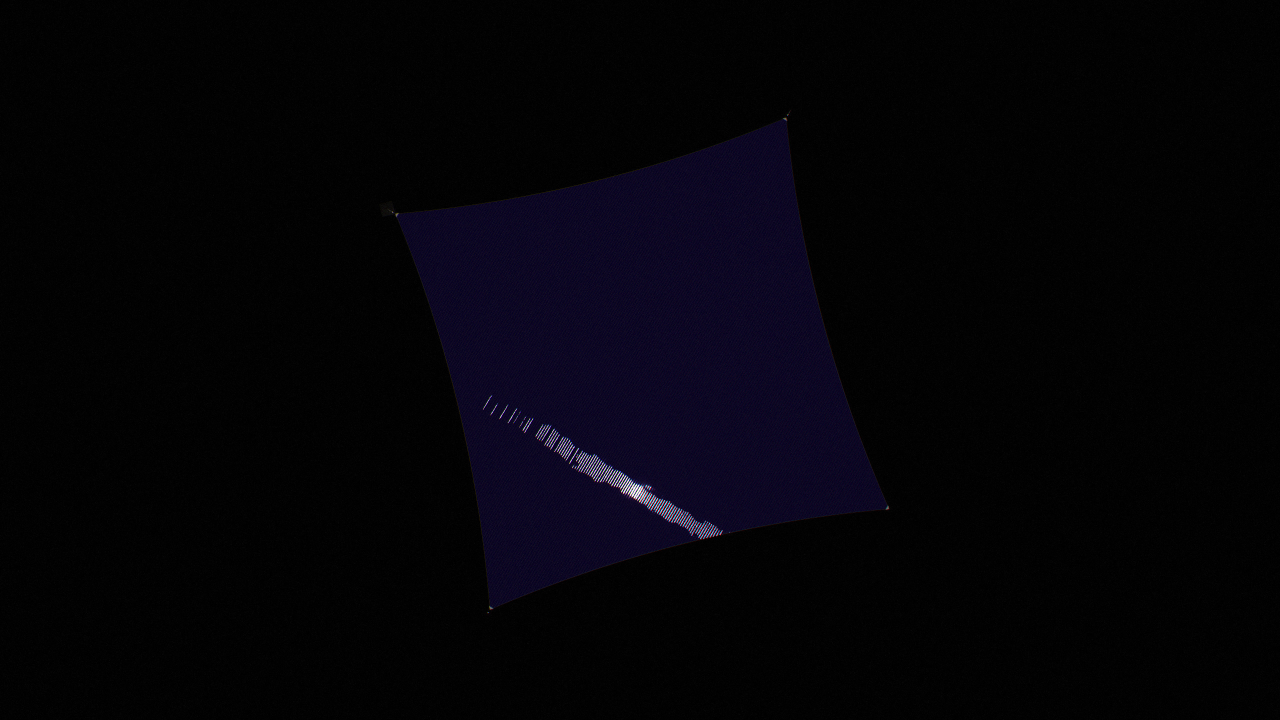
#> input picture og.jpg, 2560 x 1440 px (shown at 1/2 size)
$ python post.py ../og.jpg out.png
#> lines starting #> are read from the running program, lines starting #| are printed output that depends on the picture
"""Photographic finishing for Cycles renders: what a real camera adds and a renderer does not.

- natural vignetting (cos^4 falloff for the lens' field angle)
- lateral chromatic aberration (sub-pixel radial R/B scale difference)
- veiling glare: a faint wide halo around very bright pixels (lens/sensor scatter)
- sensor noise: shot noise that scales with sqrt(signal) plus a little read noise
Usage: python3 render/post.py in.png out.jpg [--fov 54] [--noise 1.0] [--quality 90]
Runs with system python (Pillow + numpy), not Blender.
"""
import sys
import argparse
import numpy as np
from PIL import Image, ImageFilter


def srgb_to_lin(x):
    return np.where(x <= 0.04045, x / 12.92, ((x + 0.055) / 1.055) ** 2.4)
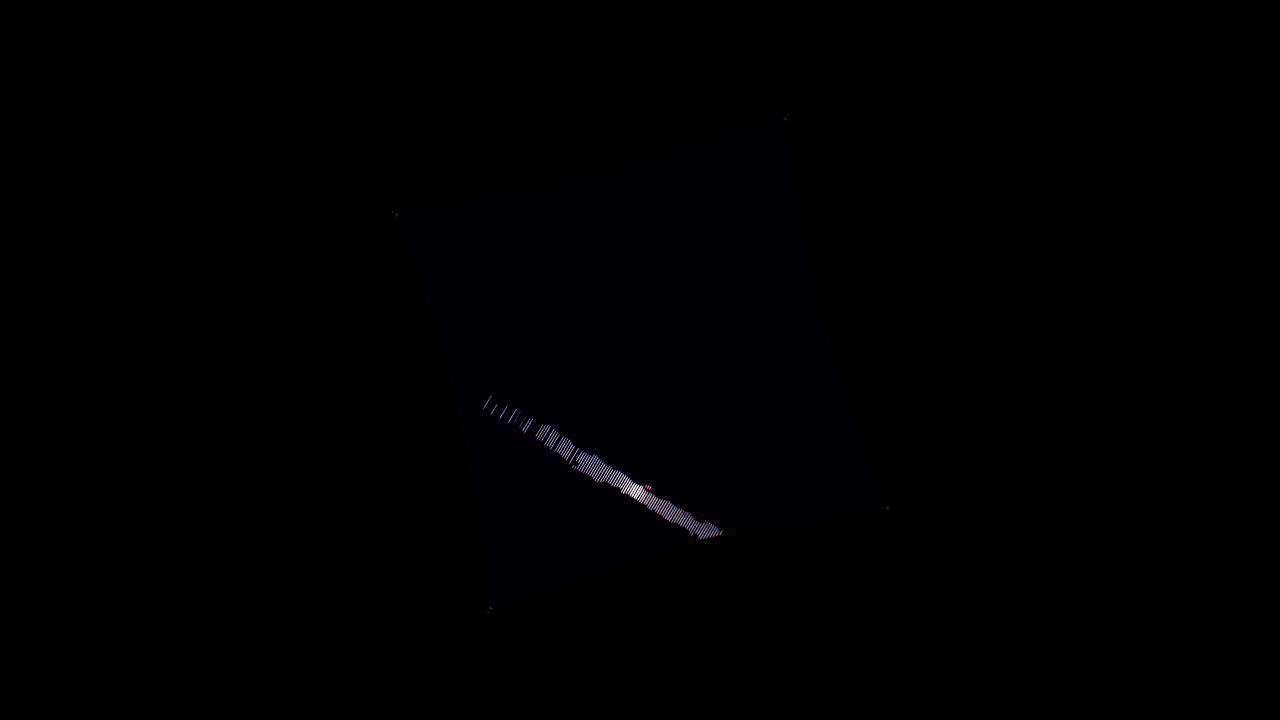
#> returned value: shape (1440, 2560, 3) float64 (shown at 1/2 size); mean of channels 0, 1, 2 0.00221, 0.00181, 0.00445; drawn as R, G, B


def lin_to_srgb(x):
    x = np.clip(x, 0, 1)
    return np.where(x <= 0.0031308, 12.92 * x, 1.055 * x ** (1 / 2.4) - 0.055)


def finish(img, fov_deg=54.0, noise=1.0, ca=0.6, glare=0.04, seed=1):
    a = np.asarray(img.convert('RGB'), dtype=np.float64) / 255.0
    lin = srgb_to_lin(a)
    h, w, _ = lin.shape
#> h = 1440; w = 2560
    yy, xx = np.mgrid[0:h, 0:w]
    cx, cy = (w - 1) / 2, (h - 1) / 2
#> cx = 1279.5; cy = 719.5
    r = np.hypot(xx - cx, yy - cy) / np.hypot(cx, cy)            # 0 centre .. 1 corner
    # lateral CA: red slightly larger, blue slightly smaller
    if ca:
        out = lin.copy()
        for ch, k in ((0, 1 + ca * 1e-3), (2, 1 - ca * 1e-3)):
            sx = cx + (xx - cx) / k
            sy = cy + (yy - cy) / k
            x0 = np.clip(sx.astype(int), 0, w - 1)
            y0 = np.clip(sy.astype(int), 0, h - 1)
            out[..., ch] = lin[y0, x0, ch]
        lin = out
    # veiling glare from highlights
    if glare:
        hi = np.clip(lin - 0.9, 0, None)
        if hi.max() > 0:
            g = Image.fromarray((np.clip(hi / hi.max(), 0, 1) * 255).astype(np.uint8))
            g = g.filter(ImageFilter.GaussianBlur(radius=w * 0.02))
            lin = lin + glare * hi.max() * (np.asarray(g, dtype=np.float64) / 255.0)
    # cos^4 vignetting for the half field angle at the corner
    half = np.radians(fov_deg / 2) * r
    lin = lin * (np.cos(half) ** 4)[..., None]
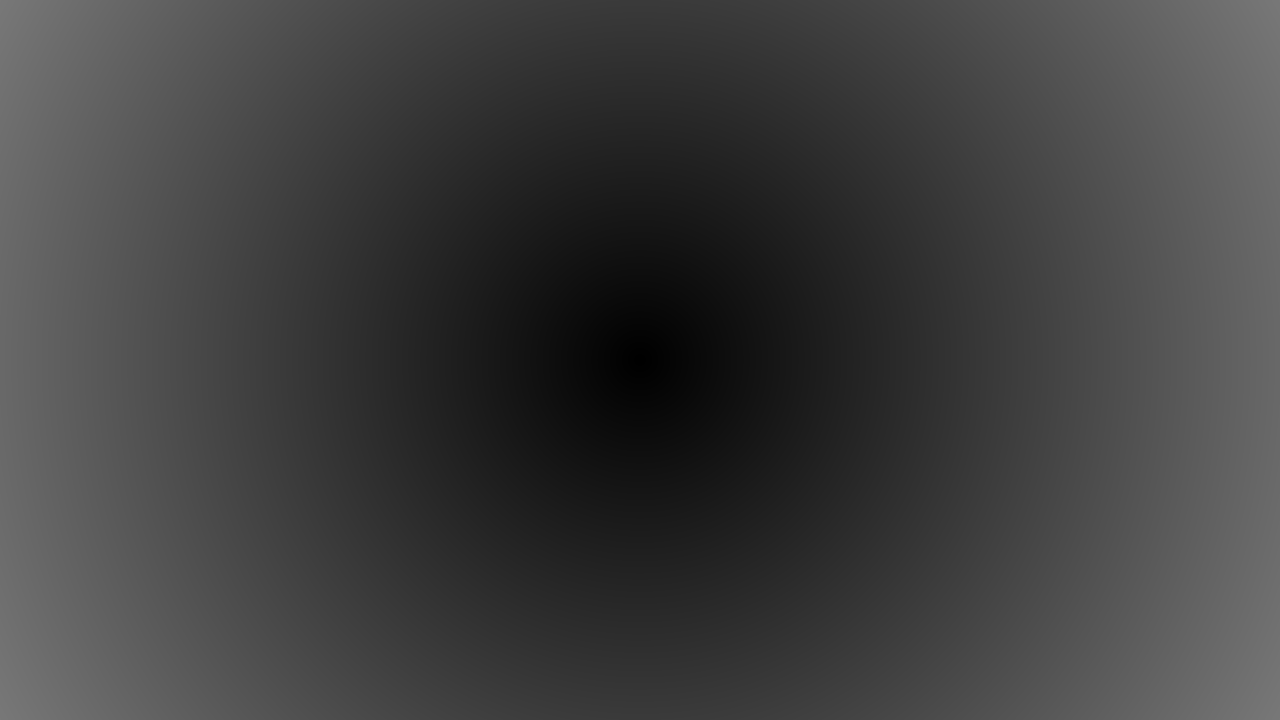
#> half: shape (1440, 2560) float64 (shown at 1/2 size); min 0.000227, max 0.471, mean 0.251
    # sensor noise (in linear light)
    if noise:
        rng = np.random.default_rng(seed)
        shot = rng.normal(0, 1, lin.shape) * np.sqrt(np.clip(lin, 0, None) / 4000.0) * noise
        read = rng.normal(0, 1, lin.shape[:2])[..., None] * 0.0012 * noise
        lin = lin + shot + read
    return Image.fromarray((lin_to_srgb(lin) * 255 + 0.5).astype(np.uint8))
#> returned value: PIL image 2560x1440 RGB


if __name__ == '__main__':
    ap = argparse.ArgumentParser()
    ap.add_argument('src')
    ap.add_argument('dst')
    ap.add_argument('--fov', type=float, default=54.0)
    ap.add_argument('--noise', type=float, default=1.0)
    ap.add_argument('--ca', type=float, default=0.6)
    ap.add_argument('--glare', type=float, default=0.04)
    ap.add_argument('--quality', type=int, default=90)
    ap.add_argument('--width', type=int, default=0)
    a = ap.parse_args()
    im = finish(Image.open(a.src), a.fov, a.noise, a.ca, a.glare)
    if a.width and im.width > a.width:
        im = im.resize((a.width, round(im.height * a.width / im.width)), Image.LANCZOS)
    kw = {'quality': a.quality}
    if a.dst.lower().endswith(('.jpg', '.jpeg')):
        kw.update(optimize=True, progressive=True, subsampling=0)
    im.save(a.dst, **kw)
    print('wrote', a.dst, im.size)
#| wrote out.png (2560, 1440)
